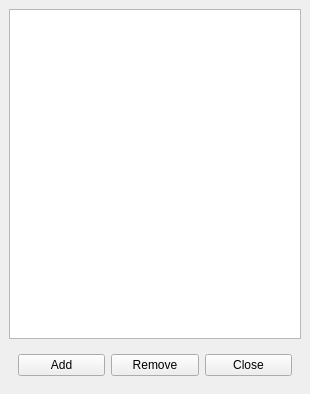
<?xml version="1.0" encoding="UTF-8"?>
<ui version="4.0">
 <class>AccountsWindow</class>
 <widget class="QMainWindow" name="AccountsWindow">
  <property name="geometry">
   <rect>
    <x>0</x>
    <y>0</y>
    <width>310</width>
    <height>394</height>
   </rect>
  </property>
  <property name="windowTitle">
   <string>Accounts</string>
  </property>
  <widget class="QWidget" name="centralwidget">
   <layout class="QVBoxLayout" name="verticalLayout">
    <item>
     <widget class="QListView" name="accountsList"/>
    </item>
    <item>
     <widget class="QWidget" name="widget" native="true">
      <layout class="QHBoxLayout" name="horizontalLayout">
       <item>
        <widget class="QPushButton" name="addAccount">
         <property name="text">
          <string>Add</string>
         </property>
         <property name="icon">
          <iconset theme="list-add">
           <normaloff/>
          </iconset>
         </property>
        </widget>
       </item>
       <item>
        <widget class="QPushButton" name="removeAccount">
         <property name="text">
          <string>Remove</string>
         </property>
         <property name="icon">
          <iconset theme="list-remove">
           <normaloff/>
          </iconset>
         </property>
        </widget>
       </item>
       <item>
        <widget class="QPushButton" name="close">
         <property name="text">
          <string>Close</string>
         </property>
        </widget>
       </item>
      </layout>
     </widget>
    </item>
   </layout>
  </widget>
 </widget>
 <resources/>
 <connections/>
</ui>
